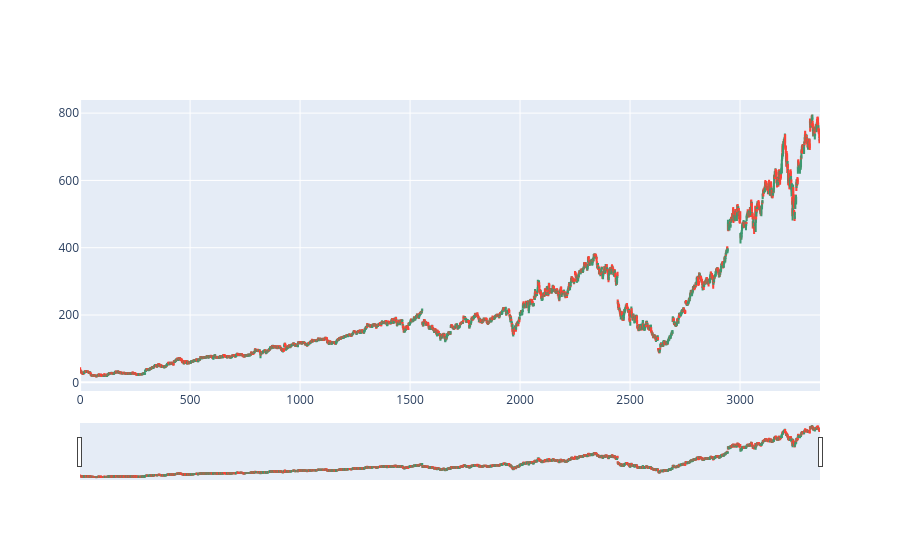
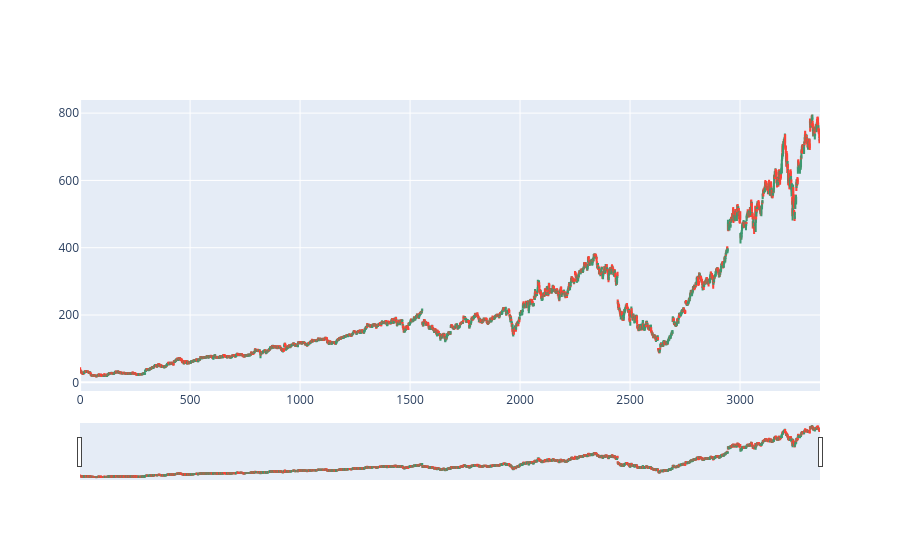
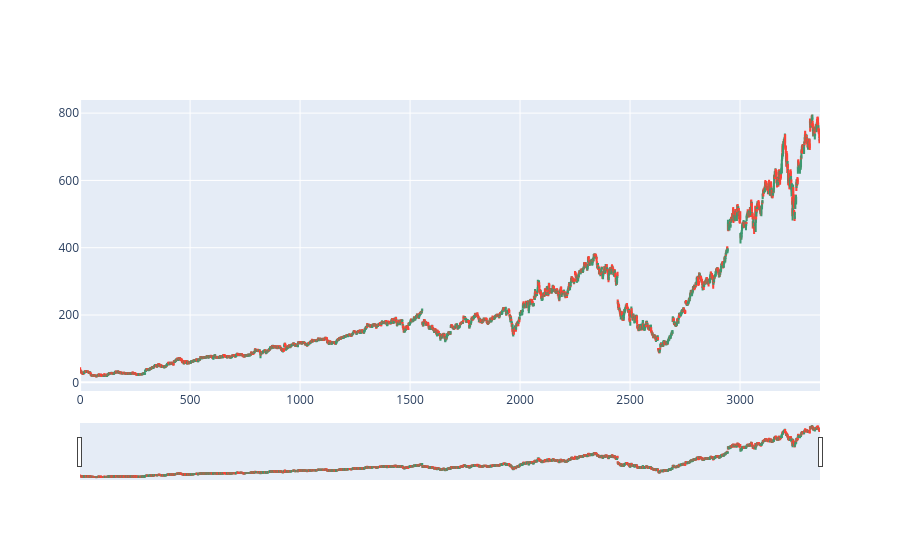
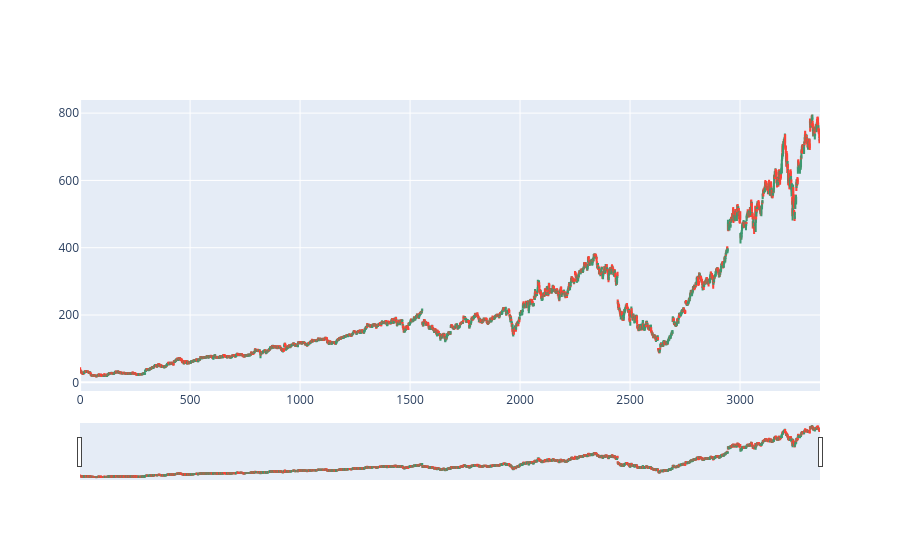

The cell these charts' notebook holds for them, in order:
### Code cell
import plotly.graph_objects as go
for key,value in dic.items():
    fig=go.Figure()
    fig.add_trace(go.Candlestick(x=df.index,
                open=df['Open'],
                high=df['High'],
                low=df['Low'],
                close=df['Close'],
                name='Candlestick'))
    fig.show()

### Figure 1 — Plotly figure (JSON) as saved in the notebook; plotly's stock layout.template omitted (floating-point values rounded to 4 significant figures; data arrays with more than 128 entries replaced by an {"elided": "..."} marker saying what was removed)
{"data": [{"close": {"elided": "3364 float values"}, "high": {"elided": "3364 float values"}, "low": {"elided": "3364 float values"}, "name": "Candlestick", "open": {"elided": "3364 float values"}, "type": "candlestick", "x": {"elided": "3364 int values"}}], "layout": {}}

### Figure 2 — Plotly figure (JSON) as saved in the notebook; plotly's stock layout.template omitted (floating-point values rounded to 4 significant figures; data arrays with more than 128 entries replaced by an {"elided": "..."} marker saying what was removed)
{"data": [{"close": {"elided": "3364 float values"}, "high": {"elided": "3364 float values"}, "low": {"elided": "3364 float values"}, "name": "Candlestick", "open": {"elided": "3364 float values"}, "type": "candlestick", "x": {"elided": "3364 int values"}}], "layout": {}}

### Figure 3 — Plotly figure (JSON) as saved in the notebook; plotly's stock layout.template omitted (floating-point values rounded to 4 significant figures; data arrays with more than 128 entries replaced by an {"elided": "..."} marker saying what was removed)
{"data": [{"close": {"elided": "3364 float values"}, "high": {"elided": "3364 float values"}, "low": {"elided": "3364 float values"}, "name": "Candlestick", "open": {"elided": "3364 float values"}, "type": "candlestick", "x": {"elided": "3364 int values"}}], "layout": {}}

### Figure 4 — Plotly figure (JSON) as saved in the notebook; plotly's stock layout.template omitted (floating-point values rounded to 4 significant figures; data arrays with more than 128 entries replaced by an {"elided": "..."} marker saying what was removed)
{"data": [{"close": {"elided": "3364 float values"}, "high": {"elided": "3364 float values"}, "low": {"elided": "3364 float values"}, "name": "Candlestick", "open": {"elided": "3364 float values"}, "type": "candlestick", "x": {"elided": "3364 int values"}}], "layout": {}}
